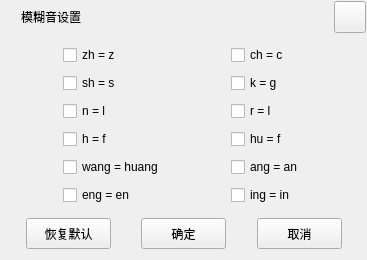
<?xml version="1.0" encoding="UTF-8"?>
<ui version="4.0">
 <class>FuzzyDialog</class>
 <widget class="QWidget" name="FuzzyDialog">
  <property name="geometry">
   <rect>
    <x>0</x>
    <y>0</y>
    <width>367</width>
    <height>260</height>
   </rect>
  </property>
  <property name="minimumSize">
   <size>
    <width>0</width>
    <height>260</height>
   </size>
  </property>
  <property name="maximumSize">
   <size>
    <width>15536</width>
    <height>260</height>
   </size>
  </property>
  <property name="windowTitle">
   <string>Form</string>
  </property>
  <widget class="QFrame" name="frame_2">
   <property name="geometry">
    <rect>
     <x>1</x>
     <y>43</y>
     <width>365</width>
     <height>166</height>
    </rect>
   </property>
   <property name="sizePolicy">
    <sizepolicy hsizetype="Fixed" vsizetype="Fixed">
     <horstretch>0</horstretch>
     <verstretch>0</verstretch>
    </sizepolicy>
   </property>
   <property name="minimumSize">
    <size>
     <width>365</width>
     <height>166</height>
    </size>
   </property>
   <property name="maximumSize">
    <size>
     <width>365</width>
     <height>166</height>
    </size>
   </property>
   <property name="frameShape">
    <enum>QFrame::NoFrame</enum>
   </property>
   <property name="frameShadow">
    <enum>QFrame::Raised</enum>
   </property>
   <layout class="QHBoxLayout" name="horizontalLayout_5">
    <property name="leftMargin">
     <number>0</number>
    </property>
    <property name="topMargin">
     <number>0</number>
    </property>
    <property name="rightMargin">
     <number>0</number>
    </property>
    <property name="bottomMargin">
     <number>0</number>
    </property>
    <item>
     <layout class="QHBoxLayout" name="horizontalLayout">
      <item>
       <spacer name="horizontalSpacer">
        <property name="orientation">
         <enum>Qt::Horizontal</enum>
        </property>
        <property name="sizeHint" stdset="0">
         <size>
          <width>28</width>
          <height>20</height>
         </size>
        </property>
       </spacer>
      </item>
      <item>
       <layout class="QVBoxLayout" name="verticalLayout">
        <item>
         <widget class="QCheckBox" name="zh_z_checkbox">
          <property name="text">
           <string>zh = z</string>
          </property>
         </widget>
        </item>
        <item>
         <widget class="QCheckBox" name="sh_s_checkbox">
          <property name="text">
           <string>sh = s</string>
          </property>
         </widget>
        </item>
        <item>
         <widget class="QCheckBox" name="n_l_checkbox">
          <property name="text">
           <string>n = l</string>
          </property>
         </widget>
        </item>
        <item>
         <widget class="QCheckBox" name="h_f_checkbox">
          <property name="text">
           <string>h = f</string>
          </property>
         </widget>
        </item>
        <item>
         <widget class="QCheckBox" name="wang_huang_checkbox">
          <property name="text">
           <string>wang = huang</string>
          </property>
         </widget>
        </item>
        <item>
         <widget class="QCheckBox" name="eng_en_checkbox">
          <property name="text">
           <string>eng = en</string>
          </property>
         </widget>
        </item>
       </layout>
      </item>
      <item>
       <spacer name="horizontalSpacer_2">
        <property name="orientation">
         <enum>Qt::Horizontal</enum>
        </property>
        <property name="sizeHint" stdset="0">
         <size>
          <width>28</width>
          <height>20</height>
         </size>
        </property>
       </spacer>
      </item>
      <item>
       <layout class="QVBoxLayout" name="verticalLayout_2">
        <item>
         <widget class="QCheckBox" name="ch_c_checkbox">
          <property name="text">
           <string>ch = c</string>
          </property>
         </widget>
        </item>
        <item>
         <widget class="QCheckBox" name="k_g_checkbox">
          <property name="text">
           <string>k = g</string>
          </property>
         </widget>
        </item>
        <item>
         <widget class="QCheckBox" name="r_l_checkbox">
          <property name="text">
           <string>r = l</string>
          </property>
         </widget>
        </item>
        <item>
         <widget class="QCheckBox" name="hu_f_checkbox">
          <property name="text">
           <string>hu = f</string>
          </property>
         </widget>
        </item>
        <item>
         <widget class="QCheckBox" name="ang_an_checkbox">
          <property name="text">
           <string>ang = an</string>
          </property>
         </widget>
        </item>
        <item>
         <widget class="QCheckBox" name="ing_in_checkbox">
          <property name="text">
           <string>ing = in</string>
          </property>
         </widget>
        </item>
       </layout>
      </item>
      <item>
       <spacer name="horizontalSpacer_3">
        <property name="orientation">
         <enum>Qt::Horizontal</enum>
        </property>
        <property name="sizeHint" stdset="0">
         <size>
          <width>28</width>
          <height>20</height>
         </size>
        </property>
       </spacer>
      </item>
     </layout>
    </item>
   </layout>
  </widget>
  <widget class="QFrame" name="frame">
   <property name="geometry">
    <rect>
     <x>1</x>
     <y>1</y>
     <width>365</width>
     <height>32</height>
    </rect>
   </property>
   <property name="sizePolicy">
    <sizepolicy hsizetype="Fixed" vsizetype="Fixed">
     <horstretch>0</horstretch>
     <verstretch>0</verstretch>
    </sizepolicy>
   </property>
   <property name="minimumSize">
    <size>
     <width>365</width>
     <height>32</height>
    </size>
   </property>
   <property name="maximumSize">
    <size>
     <width>365</width>
     <height>32</height>
    </size>
   </property>
   <property name="frameShape">
    <enum>QFrame::NoFrame</enum>
   </property>
   <property name="frameShadow">
    <enum>QFrame::Raised</enum>
   </property>
   <layout class="QHBoxLayout" name="horizontalLayout_4">
    <property name="leftMargin">
     <number>0</number>
    </property>
    <property name="topMargin">
     <number>0</number>
    </property>
    <property name="rightMargin">
     <number>0</number>
    </property>
    <property name="bottomMargin">
     <number>0</number>
    </property>
    <item>
     <layout class="QHBoxLayout" name="horizontalLayout_3">
      <item>
       <spacer name="horizontalSpacer_8">
        <property name="orientation">
         <enum>Qt::Horizontal</enum>
        </property>
        <property name="sizeType">
         <enum>QSizePolicy::Fixed</enum>
        </property>
        <property name="sizeHint" stdset="0">
         <size>
          <width>20</width>
          <height>20</height>
         </size>
        </property>
       </spacer>
      </item>
      <item>
       <widget class="QLabel" name="logo_label">
        <property name="minimumSize">
         <size>
          <width>32</width>
          <height>0</height>
         </size>
        </property>
        <property name="text">
         <string>模糊音设置</string>
        </property>
       </widget>
      </item>
      <item>
       <spacer name="horizontalSpacer_9">
        <property name="orientation">
         <enum>Qt::Horizontal</enum>
        </property>
        <property name="sizeHint" stdset="0">
         <size>
          <width>40</width>
          <height>20</height>
         </size>
        </property>
       </spacer>
      </item>
      <item>
       <widget class="QPushButton" name="close_btn">
        <property name="minimumSize">
         <size>
          <width>32</width>
          <height>32</height>
         </size>
        </property>
        <property name="maximumSize">
         <size>
          <width>32</width>
          <height>32</height>
         </size>
        </property>
        <property name="text">
         <string/>
        </property>
       </widget>
      </item>
     </layout>
    </item>
   </layout>
  </widget>
  <widget class="QFrame" name="frame_3">
   <property name="geometry">
    <rect>
     <x>1</x>
     <y>214</y>
     <width>365</width>
     <height>40</height>
    </rect>
   </property>
   <property name="sizePolicy">
    <sizepolicy hsizetype="Fixed" vsizetype="Fixed">
     <horstretch>0</horstretch>
     <verstretch>0</verstretch>
    </sizepolicy>
   </property>
   <property name="minimumSize">
    <size>
     <width>365</width>
     <height>40</height>
    </size>
   </property>
   <property name="maximumSize">
    <size>
     <width>365</width>
     <height>40</height>
    </size>
   </property>
   <property name="frameShape">
    <enum>QFrame::NoFrame</enum>
   </property>
   <property name="frameShadow">
    <enum>QFrame::Raised</enum>
   </property>
   <layout class="QHBoxLayout" name="horizontalLayout_6">
    <property name="leftMargin">
     <number>0</number>
    </property>
    <property name="topMargin">
     <number>0</number>
    </property>
    <property name="rightMargin">
     <number>0</number>
    </property>
    <property name="bottomMargin">
     <number>0</number>
    </property>
    <item>
     <layout class="QHBoxLayout" name="horizontalLayout_2">
      <item>
       <spacer name="horizontalSpacer_4">
        <property name="orientation">
         <enum>Qt::Horizontal</enum>
        </property>
        <property name="sizeHint" stdset="0">
         <size>
          <width>18</width>
          <height>20</height>
         </size>
        </property>
       </spacer>
      </item>
      <item>
       <widget class="QPushButton" name="reset_btn">
        <property name="minimumSize">
         <size>
          <width>85</width>
          <height>31</height>
         </size>
        </property>
        <property name="maximumSize">
         <size>
          <width>31</width>
          <height>16777215</height>
         </size>
        </property>
        <property name="text">
         <string>恢复默认</string>
        </property>
       </widget>
      </item>
      <item>
       <spacer name="horizontalSpacer_5">
        <property name="orientation">
         <enum>Qt::Horizontal</enum>
        </property>
        <property name="sizeHint" stdset="0">
         <size>
          <width>18</width>
          <height>20</height>
         </size>
        </property>
       </spacer>
      </item>
      <item>
       <widget class="QPushButton" name="confirm_btn">
        <property name="minimumSize">
         <size>
          <width>85</width>
          <height>31</height>
         </size>
        </property>
        <property name="maximumSize">
         <size>
          <width>85</width>
          <height>31</height>
         </size>
        </property>
        <property name="text">
         <string>确定</string>
        </property>
       </widget>
      </item>
      <item>
       <spacer name="horizontalSpacer_6">
        <property name="orientation">
         <enum>Qt::Horizontal</enum>
        </property>
        <property name="sizeHint" stdset="0">
         <size>
          <width>18</width>
          <height>20</height>
         </size>
        </property>
       </spacer>
      </item>
      <item>
       <widget class="QPushButton" name="cancel_btn">
        <property name="minimumSize">
         <size>
          <width>85</width>
          <height>31</height>
         </size>
        </property>
        <property name="maximumSize">
         <size>
          <width>85</width>
          <height>31</height>
         </size>
        </property>
        <property name="text">
         <string>取消</string>
        </property>
       </widget>
      </item>
      <item>
       <spacer name="horizontalSpacer_7">
        <property name="orientation">
         <enum>Qt::Horizontal</enum>
        </property>
        <property name="sizeHint" stdset="0">
         <size>
          <width>18</width>
          <height>20</height>
         </size>
        </property>
       </spacer>
      </item>
     </layout>
    </item>
   </layout>
  </widget>
 </widget>
 <resources/>
 <connections/>
</ui>
